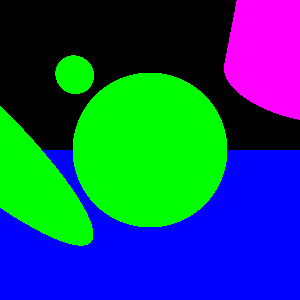
#> input picture scene_files/Camera_perspective_test1.png, 300 x 300 px
$ python imgdiff.py scene_files/Camera_perspective_test1.png scene_files/Camera_perspective_test2.png out.png
#> lines starting #> are read from the running program, lines starting #| are printed output that depends on the picture; long printed decimals are rounded
from __future__ import print_function, division
from numpy import *
from PIL import Image
import sys

def print_diff_statistics( difference ):
    assert len( difference.shape ) == 3

    print( "=> Difference statistics. Units are RGB-space lengths." )

    ## Sum across channels, convert to [0,1]
    difference = linalg.norm( difference, axis = 2 )/255

    # [4 lines of commented-out code are left out]

    q0,q25,q50,q75,q90,q99,q100 = percentile( difference, ( 0, 25, 50, 75, 90, 99, 100 ) )
    print( "Min:", q0 )
    print( "Max:", q100 )
    print( "Mean:", average( difference ) )
    print()
    print( "25-th percentile:", q25 )
    print( "Median:", q50 )
    print( "75-th percentile:", q75 )
    print( "90-th percentile:", q90 )
    print( "99-th percentile:", q99 )

def diff( inpath1, inpath2, outpath = None ):
    '''
    Given:
        inpath1: A path to an image
        inpath2: A path to an image
        outpath (optional): A path to an output
    Returns:
        The absolute difference as a numpy.array containing integer values between 0 and 255.

    Computes the RGB-space difference image between the images stored at `inpath1` and `inpath2`.
    Saves the difference image to `outpath` if not None.
    '''
#> called with inpath1 = 'scene_files/Camera_perspective_test1.png', inpath2 = 'scene_files/Camera_perspective_test2.png', outpath = 'out.png'

    print( "=> diff()" )

    print( "Loading:", inpath1 )
    img1 = asarray( Image.open( inpath1 ).convert('RGB') ).astype( int )
    print( "Loading:", inpath2 )
    img2 = asarray( Image.open( inpath2 ).convert('RGB') ).astype( int )
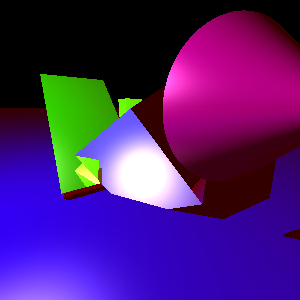
#> input picture scene_files/Camera_perspective_test2.png, 300 x 300 px

    if img1.shape != img2.shape:
        print( "ERROR: Image dimensions don't match:", img1.shape, "!=", img2.shape, file = sys.stderr )
        return None

    difference = abs( img1 - img2 )
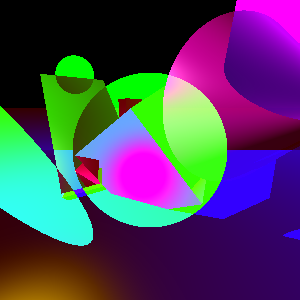
#> difference: shape (300, 300, 3) int64; mean R, G, B 75.6, 66.5, 93.6

    print_diff_statistics( difference )
#> in print_diff_statistics, `difference = linalg.norm( difference, axis = 2 )/255`:
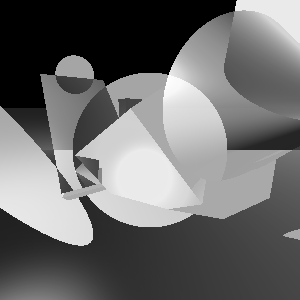
#> difference: shape (300, 300) float64; min 0, max 1.54, mean 0.652; drawn with min black and max white
#> in print_diff_statistics, `q0,q25,q50,q75,q90,q99,q100 = percentile( difference, ( 0, 25, 50, 75,..`: q0 = 0; q25 = 0.299; q50 = 0.548; q75 = 1.03; q90 = 1.34; q99 = 1.42; q100 = 1.54
#| Min: 0.0
#| Max: 1.536
#| Mean: 0.652
#| 25-th percentile: 0.299
#| Median: 0.5482
#| 75-th percentile: 1.027
#| 90-th percentile: 1.339
#| 99-th percentile: 1.416

    if outpath is not None:
        Image.fromarray( difference.astype( uint8 ) ).save( outpath )
        print( "Saved:", outpath )

    return difference

# [114 lines left out: functions mindiff_in_neighborhood, mindiff_in_neighborhood_asymmetric, not called in this run]

if __name__ == '__main__':
    import argparse
    parser = argparse.ArgumentParser( description = 'Compare two RGB images.' )
    parser.add_argument( 'image1', help = 'An image to compare.' )
    parser.add_argument( 'image2', help = 'Another image to compare.' )
    parser.add_argument( 'outpath', help = 'A path to store the difference image.' )
    parser.add_argument( '--neighborhood', '-n', action='store_true', help = 'If specified, images will be the same if the same pixel is in a 3x3 neghborhood in the other image.' )
    args = parser.parse_args()

    if args.neighborhood:
        result = mindiff_in_neighborhood( args.image1, args.image2, args.outpath )
    else:
        result = diff( args.image1, args.image2, args.outpath )

    if result is None: parser.print_usage( sys.stderr )
